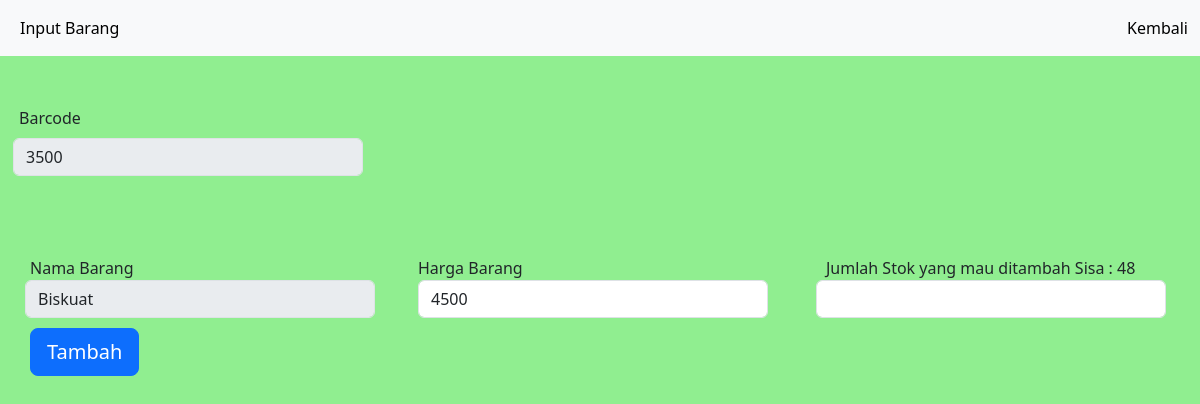
The page /edit_stok.php?id=3500 (signed in) on the database its author committed.
### tables this page shows
CREATE TABLE `barang` (
  `id_barang` int(11) NOT NULL,
  `nama` varchar(255) NOT NULL,
  `harga` int(11) NOT NULL,
  `jumlah` int(11) NOT NULL
);

### edit_stok.php (the view, shortened to what this page needs)
<!doctype html>
<html lang="en">
<head>
    <link href="https://cdn.jsdelivr.net/npm/bootstrap@5.3.0-alpha3/dist/css/bootstrap.min.css" rel="stylesheet">
    <link href="style.css" rel="stylesheet">
</head>
<body>
    <nav class="navbar navbar-expand-lg bg-body-tertiary">
        <div class="container-fluid">
            <div class="collapse navbar-collapse" id="navbarText">
                <ul class="navbar-nav me-auto mb-2 mb-lg-0">
                    <li class="nav-item">
                        <a class="nav-link active" aria-current="page">Input Barang</a>
                    </li>
                </ul>
                <span class="navbar-text">
                    <a class="nav-link active" aria-current="page" href="stock.php">Kembali</a>
                </span>
            </div>
        </div>
    </nav>
    <?php
    include "koneksi.php";
    $id = $_GET['id'];
    $query =  mysqli_query($connect, "SELECT * FROM barang WHERE id_barang='$id'");
    while ($data = mysqli_fetch_array($query)) {
        $id = $data['id_barang'];
        $nama = $data['nama'];
        $harga = $data['harga'];
        $jumlah = $data['jumlah'];
    }
    ?>
    <form method="POST" action="con_Edit_input.php">
        <div class="barcode-inputan">
            <div class="col-md-6">
                <label for="inputEmail4" class="form-label">Barcode</label>
                <input value="<?= $id ?>" name="kode" type="text" class="form-control" id="isi-barcode" disabled>
            </div>
        </div>
        <div class="row">
            <div class="col-md-4">
                <div class="nama-barang">
                    <label for="inputEmail4" class="form-barang" style="margin-top: 80px;" >Nama Barang</label>
                    <input value="<?= $nama ?>" name="nama" type="text" class="form-control" id="kotak-nama" disabled>
                </div>
            </div>
            <div class="col-md-4">
                <div class="harga-barang">
                    <label for="inputEmail4" class="form-harga">Harga Barang</label>
                    <input value="<?= $harga ?>" name="harga" type="number" class="form-control" id="kotak-harga">
                </div>
            </div>
            <div class="col-md-4">
                <div class="stok-barang">
                    <label for="inputEmail4" class="form-stok">Jumlah Stok yang mau ditambah Sisa : <?= $jumlah ?></label>
                    <input name="stok" type="number" class="form-control" id="kotak-stok">
                </div>
            </div>
        </div>
        <button type="submit" class="btn btn-primary btn-lg">Tambah</button>
    </form>
</body>
</html>

### style.css (style rules this page uses)
.form-label { margin-left: 19px; margin-top: 50px; font-size: medium; }
#isi-barcode { margin-left: 13px; width: 350px; }
.form-barang { margin-left: 30px; }
#kotak-nama { margin-left: 25px; width: 350px; }
.form-harga { margin-left: 10px; margin-top: 80px; }
#kotak-harga { margin-left: 10px; width: 350px; }
.form-stok { margin-left: 10px; margin-top: 80px; }
#kotak-stok { width: 350px; }

### edit_stok.php (style rules this page uses)
body { background-color: #90EE90; }
.btn { margin-top: 10px; margin-left: 30px; }

### rows shown on the page
barang: kode "3500", nama "Biskuat", harga "4500", jumlah "48"
